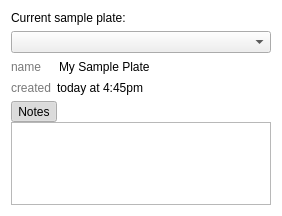
<?xml version="1.0" encoding="UTF-8"?>
<ui version="4.0">
 <class>AMSamplePlateSelector</class>
 <widget class="QWidget" name="AMSamplePlateSelector">
  <property name="geometry">
   <rect>
    <x>0</x>
    <y>0</y>
    <width>282</width>
    <height>216</height>
   </rect>
  </property>
  <property name="windowTitle">
   <string>Form</string>
  </property>
  <property name="styleSheet">
   <string notr="true">#AMSamplePlateSelector {
background: white;
}</string>
  </property>
  <layout class="QGridLayout" name="gridLayout">
   <item row="0" column="0" colspan="2">
    <widget class="QLabel" name="currentPlateLabel">
     <property name="text">
      <string>Current sample plate:</string>
     </property>
    </widget>
   </item>
   <item row="1" column="0" colspan="2">
    <widget class="QComboBox" name="plateComboBox"/>
   </item>
   <item row="2" column="0">
    <widget class="QLabel" name="nameLabel">
     <property name="styleSheet">
      <string notr="true">color: rgb(121,121,121);
font: bold &quot;Lucida Grande&quot;;</string>
     </property>
     <property name="text">
      <string>name</string>
     </property>
    </widget>
   </item>
   <item row="2" column="1">
    <widget class="QLineEdit" name="nameEdit">
     <property name="styleSheet">
      <string notr="true">font: &quot;Lucida Grande&quot;;</string>
     </property>
     <property name="text">
      <string>My Sample Plate</string>
     </property>
     <property name="frame">
      <bool>false</bool>
     </property>
    </widget>
   </item>
   <item row="3" column="0">
    <widget class="QLabel" name="createdLabelLabel">
     <property name="styleSheet">
      <string notr="true">color: rgb(121,121,121);
font: bold &quot;Lucida Grande&quot;;</string>
     </property>
     <property name="text">
      <string>created</string>
     </property>
    </widget>
   </item>
   <item row="3" column="1">
    <widget class="QLabel" name="createdLabel">
     <property name="styleSheet">
      <string notr="true">font: &quot;Lucida Grande&quot;;</string>
     </property>
     <property name="text">
      <string>today at 4:45pm</string>
     </property>
    </widget>
   </item>
   <item row="4" column="0" colspan="2">
    <layout class="QVBoxLayout" name="verticalLayout">
     <property name="spacing">
      <number>0</number>
     </property>
     <item>
      <widget class="AMHeaderButton" name="notesHeaderButton">
       <property name="text">
        <string>Notes</string>
       </property>
       <property name="checkable">
        <bool>true</bool>
       </property>
       <property name="checked">
        <bool>true</bool>
       </property>
      </widget>
     </item>
     <item>
      <widget class="AMWrappingLineEdit" name="notesEditor"/>
     </item>
    </layout>
   </item>
  </layout>
 </widget>
 <customwidgets>
  <customwidget>
   <class>AMHeaderButton</class>
   <extends>QToolButton</extends>
   <header>ui/AMHeaderButton.h</header>
  </customwidget>
  <customwidget>
   <class>AMWrappingLineEdit</class>
   <extends>QPlainTextEdit</extends>
   <header>ui/AMWrappingLineEdit.h</header>
  </customwidget>
 </customwidgets>
 <resources/>
 <connections/>
</ui>
